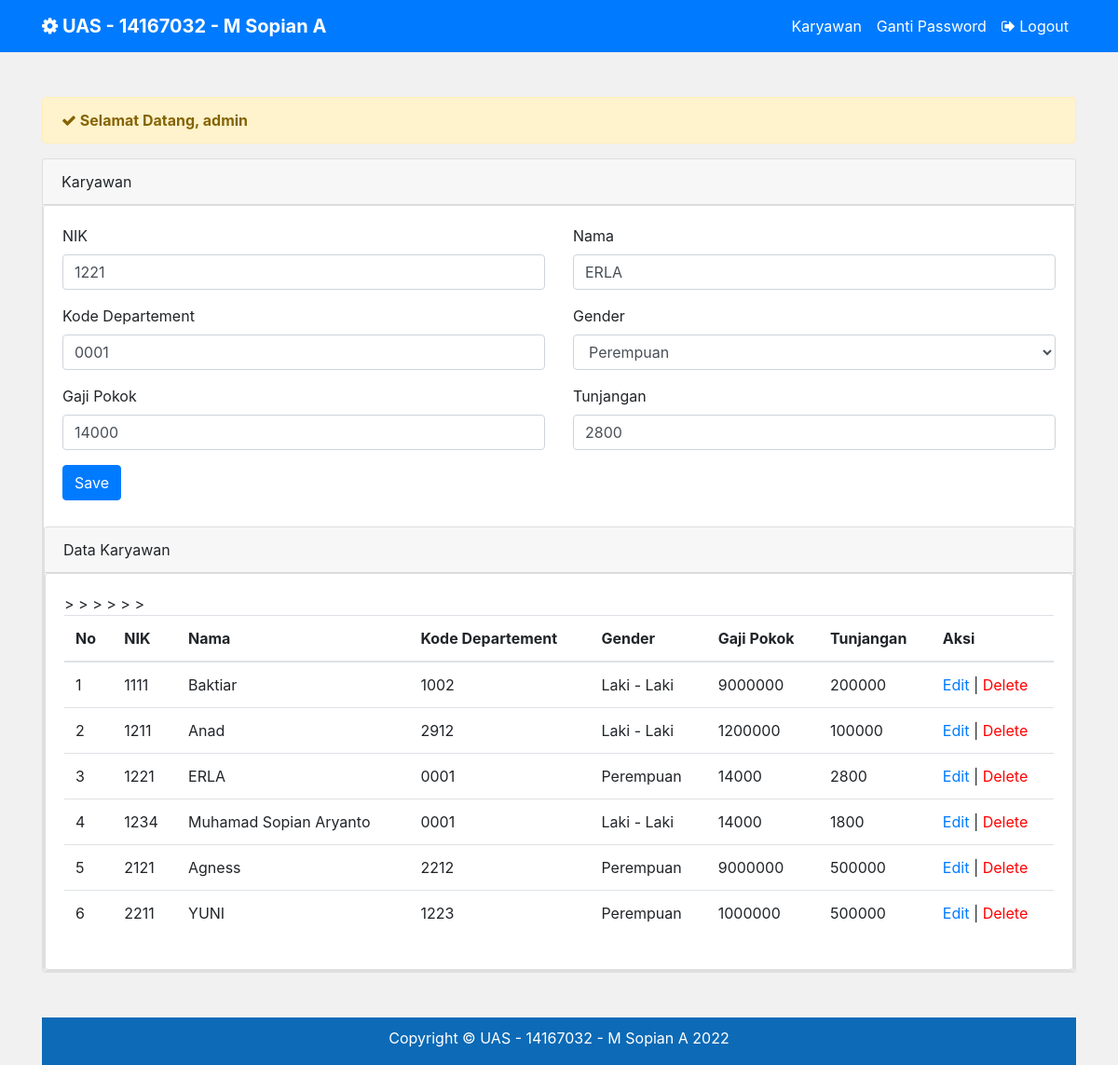
Screenshot of /index.php?aksi=edit&id=1221 (signed in) with the database file from the repository.
### tables this page shows
CREATE TABLE `karyawan` (
  `Nik` int(4) NOT NULL,
  `Nama` varchar(25) NOT NULL,
  `Kode_Departement` varchar(10) NOT NULL,
  `Gender` char(2) NOT NULL,
  `Gaji_Pokok` int(11) NOT NULL,
  `Tunjangan` int(11) NOT NULL
);

### views/home/index.php (the view, shortened to what this page needs)
<?php
$sql = "SELECT * FROM karyawan";
    $row = $koneksi->prepare($sql);
    $row->execute();
    $hasil = $row->fetchAll(PDO::FETCH_OBJ);
    if(!empty($_GET['id'])){
        $id = $_GET['id'];
        $sqls = "SELECT * FROM karyawan where Nik = ? ";
        $row = $koneksi->prepare($sqls);
        $row->execute(array($id));
        $datarow = $row->fetch();
        $nik =  $datarow['Nik'];
        $nama =  $datarow['Nama'];
        $kode_departement =  $datarow['Kode_Departement'];
        $gender =  $datarow['Gender'];
        $gapok =  $datarow['Gaji_Pokok'];
        $tunjangan =  $datarow['Tunjangan'];
        $act = "update";
    }
    ?>
<div class="row">
    <div class="col-lg-12">
        <?php if(!empty($_SESSION['ADMIN'])){?>
            <div class="alert alert-warning mt-5 alert-dismissible fade show" role="alert">
                <strong>
                    <i class="fa fa-check"></i>
                    Selamat Datang,
                    <?php echo $_SESSION['ADMIN']['username'];?>
                </strong>
            </div>
            <div class="card mt-2">
                <div class="card-header">
                    Karyawan
                </div>
                <div class="card">
            <div class="card-body">
                <form method="post" action="proses/aksi.php?aksi=<?= $act ?>">
                    <div class="row">
                        <div class="col-sm-6">
                            <div class="form-group">
                                <label>NIK</label>
                                <input type="number" value="<?= $nik ?>"
                                    placeholder="NIK"
                                    required
                                    class="form-control"
                                    name="nik">
                            </div>
                        </div>
                        <div class="col-sm-6">
                            <div class="form-group">
                                <label>Nama</label>
                                <input type="text" value="<?= $nama ?>"
                                    placeholder="Nama"
                                    required
                                    class="form-control"
                                    name="nama">
                            </div>
                        </div>
                    </div>
                    <div class="row">
                        <div class="col-sm-6">
                            <div class="form-group">
                                <label>Kode Departement</label>
                                <input type="text" value="<?= $kode_departement ?>"
                                    placeholder="Kode Departement"
                                    required
                                    class="form-control"
                                    name="kode_departement">
                            </div>
                        </div>
                        <div class="col-sm-6">
                            <div class="form-group">
                                <label>Gender</label>
                                <select name="gender" class="form-control">
                                    <option value="p"  <?php if($gender == "p"){ echo "selected"; } ?>>Perempuan</option>
                                </select>
                            </div>
                        </div>
                    </div>
                    <div class="row">
                        <div class="col-sm-6">
                            <div class="form-group">
                                <label>Gaji Pokok</label>
                                <input type="text" value="<?= $gapok ?>"
                                    placeholder="Gaji Pokok"
                                    required
                                    class="form-control"
                                    name="gaji_pokok">
                            </div>
                        </div>
                        <div class="col-sm-6">
                            <div class="form-group">
                                <label>Tunjangan</label>
                                <input type="text" value="<?= $tunjangan ?>"
                                    placeholder="Tunjangan"
                                    required
                                    class="form-control"
                                    name="tunjangan">
                            </div>
                        </div>
                    </div>
                    <button type="submit" class="btn btn-primary btn-md">Save</button>
                </form>
            </div>
            <div class="card mt-2">
                <div class="card-header">
                    Data Karyawan
                </div>
                <div class="card">
            <div class="card-body">
                <table class="table">
                    <thead>
                        <tr>
                        <th>No</th>
                        <th>NIK</th>
                        <th>Nama</th>
                        <th>Kode Departement</th>
                        <th>Gender</th>
                        <th>Gaji Pokok</th>
                        <th>Tunjangan</th>
                        <th>Aksi</th>
                        </tr>
                    </thead>
                    <tbody>
                        <?php $no=1;
                        foreach($hasil as $key){ ?>
                    <tr>
                        <td><?php echo $no ?></td>
                        <td><?php echo $key->Nik ?></td>
                        <td><?php echo $key->Nama ?></td>
                        <td><?php echo $key->Kode_Departement ?></td>
                        <td><?php if($key->Gender =="l"){ echo "Laki - Laki"; }else{ echo "Perempuan"; } ?></td>
                        <td><?php echo $key->Gaji_Pokok ?></td>
                        <td><?php echo $key->Tunjangan ?></td>>
                        <td><a href="index.php?aksi=edit&id=<?php echo $key->Nik ?>">Edit</a> | <a href="proses/aksi.php?aksi=delete&id=<?php echo $key->Nik ?>" style="color:red">Delete</a></td>
                    </tr>
                    <?php $no++;  } ?>
                    </tbody>
                </table>
            </div>
        </div>
        </div>
            </div>
        <?php }?>
    </div>
</div>

### assets/css/main.css (style rules this page uses)
body { background:#f1f1f1; }

### rows the page displays
karyawan: nik "1221", nama "ERLA", kode_departement "0001", gender "Perempuan", gaji_pokok "14000", tunjangan "2800", Nik "1221", Nama "ERLA", Kode_Departement "0001", Gaji_Pokok "14000", Tunjangan "2800"
karyawan: Nik "1111", Nama "Baktiar", Kode_Departement "1002", Gender "Laki - Laki", Gaji_Pokok "9000000", Tunjangan "200000"
karyawan: Nik "1211", Nama "Anad", Kode_Departement "2912", Gender "Laki - Laki", Gaji_Pokok "1200000", Tunjangan "100000"
karyawan: Nik "1234", Nama "Muhamad Sopian Aryanto", Kode_Departement "0001", Gender "Laki - Laki", Gaji_Pokok "14000", Tunjangan "1800"
karyawan: Nik "2121", Nama "Agness", Kode_Departement "2212", Gender "Perempuan", Gaji_Pokok "9000000", Tunjangan "500000"
karyawan: Nik "2211", Nama "YUNI", Kode_Departement "1223", Gender "Perempuan", Gaji_Pokok "1000000", Tunjangan "500000"

### other values shown
$title_project "UAS - 14167032 - M Sopian A"
$_SESSION['ADMIN']['username'] "admin"
